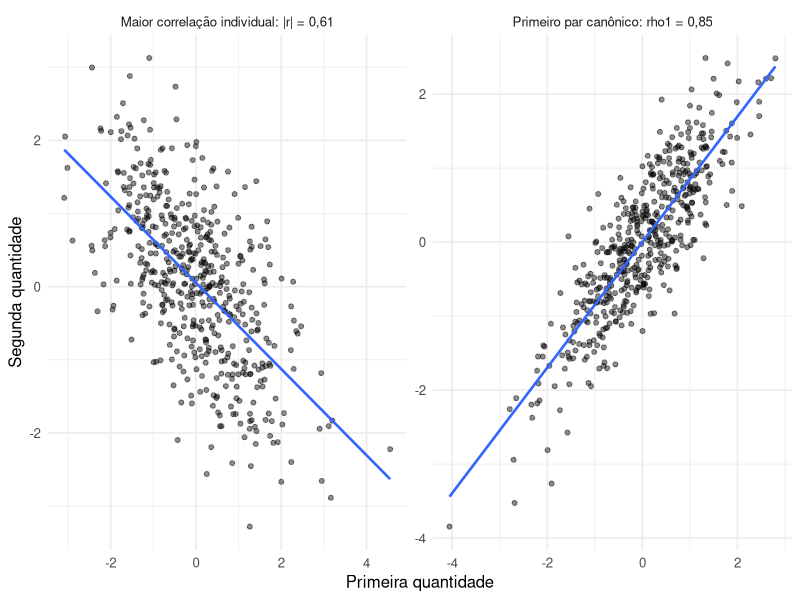
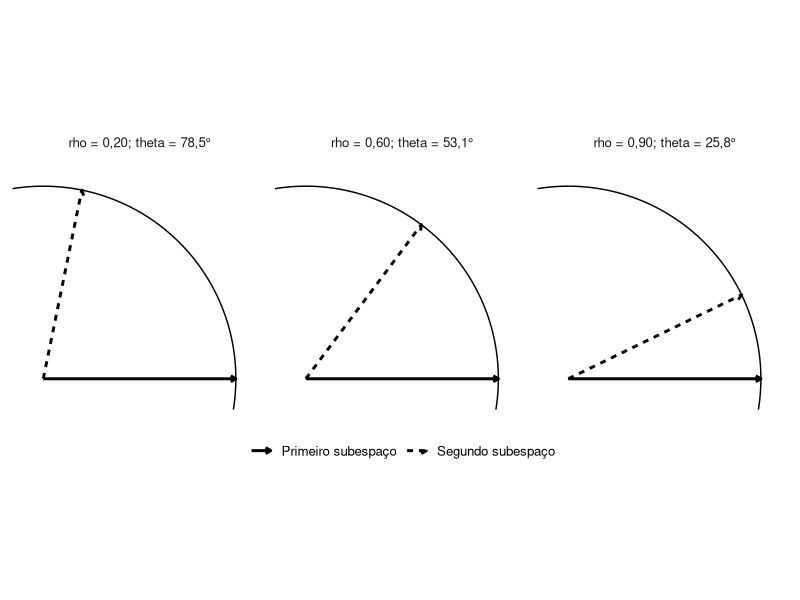

Write the R code that produced these figures, in order.
## ---- chunk 1
#| label: fig-associacao-canonica
#| echo: false
#| warning: false
#| message: false
#| fig-cap: "Comparação entre a maior correlação cruzada individual e a primeira correlação canônica. As combinações lineares podem reunir uma associação distribuída entre várias variáveis dos dois blocos."
#| fig-width: 10
#| fig-height: 5
#| fig-align: center

library(ggplot2)

raiz_inversa <- function(S) {
  decomp <- eigen(
    S,
    symmetric = TRUE
  )

  decomp$vectors %*%
    diag(
      1 / sqrt(
        decomp$values
      )
    ) %*%
    t(
      decomp$vectors
    )
}

set.seed(2028)

n <- 500

z1 <- rnorm(n)
z2 <- rnorm(n)

X1 <- z1 +
  sqrt(0.2) * rnorm(n)

X2 <- z2 +
  sqrt(0.2) * rnorm(n)

Y1 <- (
  z1 + z2
) / sqrt(2) +
  sqrt(0.2) * rnorm(n)

Y2 <- (
  z1 - z2
) / sqrt(2) +
  sqrt(0.2) * rnorm(n)

X <- cbind(
  X1,
  X2
)

Y <- cbind(
  Y1,
  Y2
)

Xc <- scale(
  X,
  center = TRUE,
  scale = FALSE
)

Yc <- scale(
  Y,
  center = TRUE,
  scale = FALSE
)

Sxx <- cov(X)
Syy <- cov(Y)
Sxy <- cov(X, Y)

K <- raiz_inversa(
  Sxx
) %*%
  Sxy %*%
  raiz_inversa(
    Syy
  )

decomp_cca <- svd(K)

a1 <- raiz_inversa(
  Sxx
) %*%
  decomp_cca$u[, 1]

b1 <- raiz_inversa(
  Syy
) %*%
  decomp_cca$v[, 1]

U1 <- as.vector(
  Xc %*%
    a1
)

V1 <- as.vector(
  Yc %*%
    b1
)

Rxy <- cor(
  X,
  Y
)

indice <- which(
  abs(Rxy) ==
    max(
      abs(Rxy)
    ),
  arr.ind = TRUE
)[1, ]

r_individual <- Rxy[
  indice[1],
  indice[2]
]

dados_individual <- data.frame(
  eixo_x =
    X[, indice[1]],
  eixo_y =
    Y[, indice[2]],
  painel = paste0(
    "Maior correlação individual: |r| = ",
    formatC(
      abs(
        r_individual
      ),
      format = "f",
      digits = 2,
      decimal.mark = ","
    )
  )
)

dados_canonico <- data.frame(
  eixo_x = U1,
  eixo_y = V1,
  painel = paste0(
    "Primeiro par canônico: rho1 = ",
    formatC(
      decomp_cca$d[1],
      format = "f",
      digits = 2,
      decimal.mark = ","
    )
  )
)

dados_figura <- rbind(
  dados_individual,
  dados_canonico
)

ggplot(
  dados_figura,
  aes(
    x = eixo_x,
    y = eixo_y
  )
) +
  geom_point(
    alpha = 0.45,
    size = 1.4
  ) +
  geom_smooth(
    method = "lm",
    se = FALSE,
    linewidth = 0.9
  ) +
  facet_wrap(
    ~ painel,
    scales = "free"
  ) +
  labs(
    x = "Primeira quantidade",
    y = "Segunda quantidade"
  ) +
  theme_minimal(
    base_size = 12
  )
## ---- chunk 2
#| label: fig-angulos-canonicos
#| echo: false
#| warning: false
#| message: false
#| fig-cap: "Interpretação geométrica de uma correlação canônica como cosseno de um ângulo principal. Correlações maiores correspondem a direções mais alinhadas entre os dois subespaços."
#| fig-width: 10
#| fig-height: 4.5
#| fig-align: center

library(ggplot2)

rhos <- c(
  0.90,
  0.60,
  0.20
)

angulos <- acos(
  rhos
)

rotulos <- paste0(
  "rho = ",
  formatC(
    rhos,
    format = "f",
    digits = 2,
    decimal.mark = ","
  ),
  "; theta = ",
  formatC(
    angulos * 180 / pi,
    format = "f",
    digits = 1,
    decimal.mark = ","
  ),
  "°"
)

circulos <- do.call(
  rbind,
  lapply(
    seq_along(
      rhos
    ),
    function(i) {
      t <- seq(
        0,
        2 * pi,
        length.out = 240
      )

      data.frame(
        x = cos(t),
        y = sin(t),
        painel = rotulos[i]
      )
    }
  )
)

segmentos <- do.call(
  rbind,
  lapply(
    seq_along(
      rhos
    ),
    function(i) {
      data.frame(
        x = c(
          0,
          0
        ),
        y = c(
          0,
          0
        ),
        xend = c(
          1,
          rhos[i]
        ),
        yend = c(
          0,
          sqrt(
            1 -
              rhos[i]^2
          )
        ),
        direcao = c(
          "Primeiro subespaço",
          "Segundo subespaço"
        ),
        painel = rotulos[i]
      )
    }
  )
)

ggplot() +
  geom_path(
    data = circulos,
    aes(
      x = x,
      y = y,
      group = painel
    ),
    linewidth = 0.5
  ) +
  geom_segment(
    data = segmentos,
    aes(
      x = x,
      y = y,
      xend = xend,
      yend = yend,
      linetype = direcao
    ),
    linewidth = 1,
    arrow = grid::arrow(
      length = grid::unit(
        0.15,
        "cm"
      )
    )
  ) +
  facet_wrap(
    ~ painel
  ) +
  coord_equal(
    xlim = c(
      -0.1,
      1.1
    ),
    ylim = c(
      -0.1,
      1.1
    )
  ) +
  labs(
    x = NULL,
    y = NULL,
    linetype = NULL
  ) +
  theme_minimal(
    base_size = 12
  ) +
  theme(
    axis.text = element_blank(),
    axis.ticks = element_blank(),
    panel.grid = element_blank(),
    legend.position = "bottom"
  )
